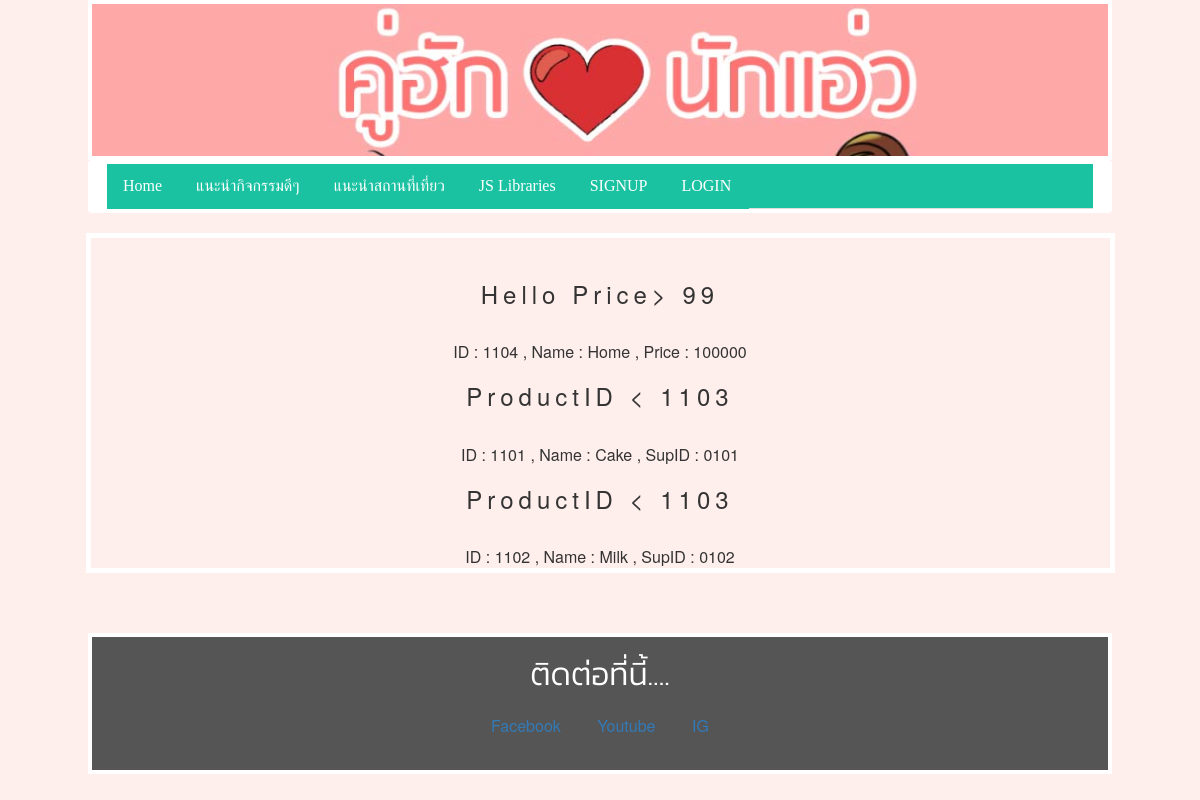
The app's page /htdoc/if4.php with its own data.
### tables this page shows
CREATE TABLE `productstest` (
  `PID` char(4) DEFAULT NULL,
  `Pname` char(40) DEFAULT NULL,
  `SupID` char(40) DEFAULT NULL,
  `QPU` char(40) DEFAULT NULL,
  `UP` char(40) DEFAULT NULL,
  `cateid` varchar(20) DEFAULT NULL
);

### htdoc/if4.php (the view)
<?php include("header.php"); ?>
<?php $mysqli = new mysqli('sql313.epizy.com', 'epiz_24433388', 'J6oFOlF1t8bl9YA', 'epiz_24433388_fulkkie23');
$result = $mysqli->query("select * from productstest ");
  while($row = $result->fetch_assoc()){
    	if($row['PID'] < 1103 && $row["PID"] > 0){
    		echo "<center>";
    		echo "<h3> ProductID < 1103  </h3> "." <br/> ";
            echo "ID : ".$row['PID']." , ";
            echo "Name : ".$row['Pname']." , ";
            echo "SupID : ".$row['SupID']." <br/> ";
            echo "</center>";
    }
    	else if($row['UP'] > 99){
    			echo "<center>"." <br/> ";
    			echo "<h3>Hello Price> 99 </h3> "." <br/> ";
    		   	echo "ID : ".$row['PID']." , ";
            	echo "Name : ".$row['Pname']." , ";
            	echo "Price : ".$row['UP']." <br/> ";
            	echo "</center>";
	}
}
?>
 <?php include("footer.php"); ?>

### htdoc/css/S1.css (style rules this page uses)
html { box-sizing:border-box }
*,*:before,*:after { box-sizing:inherit }
html { -ms-text-size-adjust:100%;-webkit-text-size-adjust:100% }
body { margin:0 }
html,body { font-family:Verdana,sans-serif;font-size:15px;line-height:1.5 }
html { overflow-x:hidden }
h3 { font-size:24px }
h1,h2,h3,h4,h5,h6 { font-family:"Segoe UI",Arial,sans-serif;font-weight:400;margin:10px 0 }
* { margin: 0; padding: 0; }

### htdoc/header.php (style rules this page uses)
body { font-family: Arial, Helvetica, sans-serif; }
* { box-sizing: border-box; }
body { font-family: "Times New Roman", Georgia, Serif; }
h1, h2, h3, h4, h5, h6 { font-family: "Playfair Display"; letter-spacing: 5px; }

### records on screen
productstest: PID "1104", Pname "Home", UP "100000"
productstest: PID "1101", Pname "Cake", SupID "0101"
productstest: PID "1102", Pname "Milk", SupID "0102"
